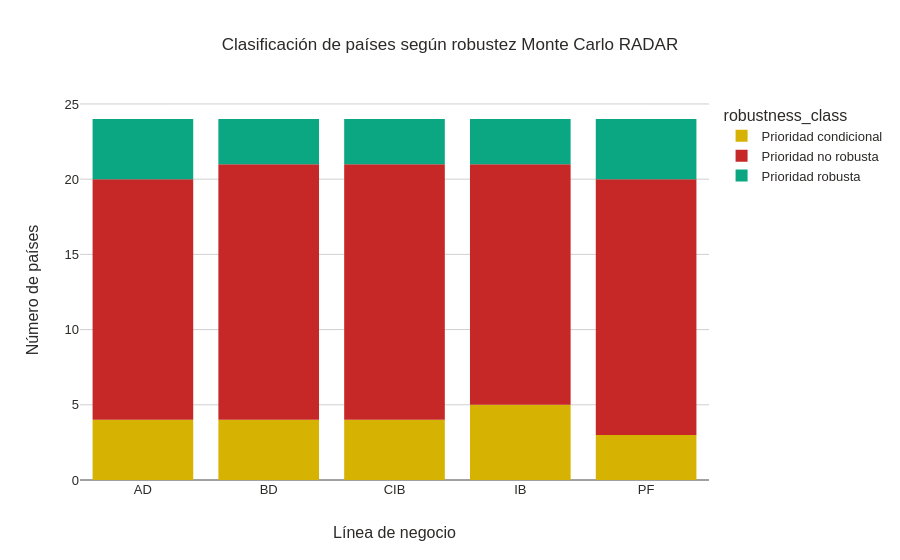

Notebook code for this chart:
### Markdown cell above
**Interpretación.** Esta tabla conecta el ranking base con su robustez probabilística. Es el output más útil para comité porque traduce posiciones puntuales en probabilidades de mantenerse en bandas o Top-N.

---

## 14. Países robustos, condicionales y sensibles

### Code cell
robustness_counts = (
    radar_robustness_exec
    .groupby(["business_line", "robustness_class"])
    .size()
    .rename("n_countries")
    .reset_index()
)

display(style_table(robustness_counts, gradient_cols=["n_countries"], format_dict={"n_countries": "{:,.0f}"}))

fig = px.bar(
    robustness_counts,
    x="business_line",
    y="n_countries",
    color="robustness_class",
    title="Clasificación de países según robustez Monte Carlo RADAR",
    color_discrete_map={
        "Prioridad robusta": CIBEST["green"],
        "Prioridad condicional": CIBEST["gold"],
        "Alta sensibilidad": CIBEST["amber"],
        "Prioridad no robusta": CIBEST["red"],
    },
)
fig.update_layout(xaxis_title="Línea de negocio", yaxis_title="Número de países")
fig.show()

### Figure 1 — Plotly figure (JSON) as saved in the notebook; plotly's stock layout.template omitted (floating-point values rounded to 4 significant figures)
{"data": [{"hovertemplate": "robustness_class=Prioridad condicional<br>business_line=%{x}<br>n_countries=%{y}<extra></extra>", "legendgroup": "Prioridad condicional", "marker": {"color": "#D6B302", "pattern": {"shape": ""}}, "name": "Prioridad condicional", "orientation": "v", "showlegend": true, "textposition": "auto", "type": "bar", "x": ["AD", "BD", "CIB", "IB", "PF"], "xaxis": "x", "y": [4, 4, 4, 5, 3], "yaxis": "y"}, {"hovertemplate": "robustness_class=Prioridad no robusta<br>business_line=%{x}<br>n_countries=%{y}<extra></extra>", "legendgroup": "Prioridad no robusta", "marker": {"color": "#C62828", "pattern": {"shape": ""}}, "name": "Prioridad no robusta", "orientation": "v", "showlegend": true, "textposition": "auto", "type": "bar", "x": ["AD", "BD", "CIB", "IB", "PF"], "xaxis": "x", "y": [16, 17, 17, 16, 17], "yaxis": "y"}, {"hovertemplate": "robustness_class=Prioridad robusta<br>business_line=%{x}<br>n_countries=%{y}<extra></extra>", "legendgroup": "Prioridad robusta", "marker": {"color": "#0BA682", "pattern": {"shape": ""}}, "name": "Prioridad robusta", "orientation": "v", "showlegend": true, "textposition": "auto", "type": "bar", "x": ["AD", "BD", "CIB", "IB", "PF"], "xaxis": "x", "y": [4, 3, 3, 3, 4], "yaxis": "y"}], "layout": {"barmode": "relative", "legend": {"title": {"text": "robustness_class"}, "tracegroupgap": 0}, "title": {"text": "Clasificación de países según robustez Monte Carlo RADAR"}, "xaxis": {"anchor": "y", "domain": [0, 1], "title": {"text": "Línea de negocio"}}, "yaxis": {"anchor": "x", "domain": [0, 1], "title": {"text": "Número de países"}}}}
